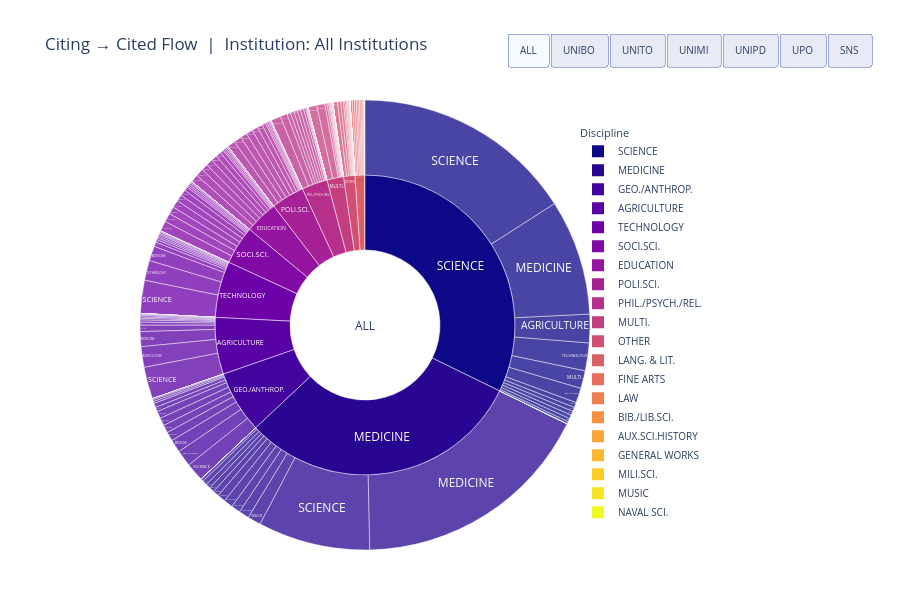

Here is the notebook cell this chart was saved with:
### Markdown cell above
### Proportion Sunburst Chart

This interactive chart provides a proportional overview of the citing→cited discipline structure for each institution. The **inner ring** represents the citing discipline; the **outer ring** shows which disciplines it cites. Click any inner segment to drill down into that discipline's citing breakdown, and click again to zoom back out.

Use the institution buttons to switch between institutions (default: all institutions combined).

> *Note: The Sunburst emphasises proportional structure. For directional flow volumes, see the Sankey Diagram below.*

### Code cell
import pandas as pd
import plotly.graph_objects as go
import plotly.colors
import plotly.offline

INST_ALL = ["ALL"] + INSTITUTIONS

# ── Plasma gradient colour map (fixed order: citation volume descending) ──────
# Ordered by overall citation volume so the gradient is perceptually consistent
# across institutions and matches the legend order in the stacked bar charts.
_disc_volume_order = (
    df_agg.groupby("citing_loc_label")["weight"].sum()
    .sort_values(ascending=False).index.tolist()
)
_n = len(_disc_volume_order)
_plasma_colors = plotly.colors.sample_colorscale(
    "Plasma", [i / max(_n - 1, 1) for i in range(_n)]
)
DISC_COLOR = {d: _plasma_colors[i] for i, d in enumerate(_disc_volume_order)}

def make_sunburst_data(inst):
    sub = df_agg.copy() if inst == "ALL" else df_agg[df_agg["institution"] == inst]
    sub = sub.groupby(["citing_loc_label", "cited_loc_label"])["weight"].sum().reset_index()
    citing_totals = (
        sub.groupby("citing_loc_label")["weight"].sum().reset_index()
        .rename(columns={"citing_loc_label": "label"})
        .sort_values("weight", ascending=True).reset_index(drop=True)
    )
    total = citing_totals["weight"].sum()
    citing_order = citing_totals["label"].tolist()
    ids, labels, parents, values, customdata, colors = [], [], [], [], [], []

    ids.append("root"); labels.append(inst); parents.append("")
    values.append(0);   customdata.append(""); colors.append("rgba(0,0,0,0)")

    for _, row in citing_totals.iterrows():
        c, w = row["label"], int(row["weight"])
        pct  = w / total * 100
        ids.append(f"citing__{c}"); labels.append(c); parents.append("root")
        values.append(0)
        customdata.append(f"<b>Institution: {inst}</b><br><b>Citing: {c}</b><br>Weight: {w:,}<br>Share: {pct:.1f}%")
        colors.append(DISC_COLOR.get(c, "#cccccc"))

    for citing in citing_order:
        citing_w = int(citing_totals.loc[citing_totals["label"] == citing, "weight"].values[0])
        for _, row in sub[sub["citing_loc_label"] == citing].sort_values("weight", ascending=True).iterrows():
            cited, w = row["cited_loc_label"], int(row["weight"])
            pct_citing = w / citing_w * 100
            pct_total  = w / total * 100
            ids.append(f"cited__{citing}__{cited}"); labels.append(cited)
            parents.append(f"citing__{citing}"); values.append(w)
            customdata.append(
                f"<b>Institution: {inst}</b><br><b>Citing: {citing}</b><br><b>Cited: {cited}</b><br>"
                f"Weight: {w:,}<br>Share of Citing: {pct_citing:.1f}%<br>Share of Total: {pct_total:.1f}%"
            )
            colors.append(DISC_COLOR.get(citing, "#cccccc"))
    return dict(ids=ids, labels=labels, parents=parents, values=values, customdata=customdata, colors=colors)

fig = go.Figure()

for i, inst in enumerate(INST_ALL):
    d = make_sunburst_data(inst)
    fig.add_trace(go.Sunburst(
        ids=d["ids"], labels=d["labels"], parents=d["parents"], values=d["values"],
        customdata=d["customdata"], hovertemplate="%{customdata}<extra></extra>",
        branchvalues="remainder", rotation=90, sort=False,
        insidetextorientation="horizontal", visible=(i == 0),
        leaf=dict(opacity=0.75),
        marker=dict(line=dict(width=0.5, color="white"), colors=d["colors"]),
    ))

n_sunburst = len(INST_ALL)
n_dummy    = len(DISC_COLOR)

for disc, color in DISC_COLOR.items():
    fig.add_trace(go.Scatter(
        x=[None], y=[None], mode="markers",
        marker=dict(size=10, color=color, symbol="square"),
        name=disc, showlegend=True, xaxis="x", yaxis="y",
    ))

buttons = []
for i, inst in enumerate(INST_ALL):
    visibility = [j == i for j in range(n_sunburst)] + [True] * n_dummy
    title_str  = f"Citing \u2192 Cited Flow  |  Institution: {'All Institutions' if inst == 'ALL' else inst}"
    buttons.append(dict(label=inst, method="update", args=[{"visible": visibility}, {"title": {"text": title_str}}]))

fig.update_layout(
    title=dict(text="Citing \u2192 Cited Flow  |  Institution: All Institutions"),
    updatemenus=[dict(
        type="buttons", direction="right",
        x=0.7, xanchor="left", y=1.15, yanchor="top",
        buttons=buttons, showactive=True,
        bgcolor="#E8EAF6", bordercolor="#9FA8DA", font=dict(size=10),
    )],
    showlegend=True,
    legend=dict(
        title=dict(text="Discipline", font=dict(size=11)),
        orientation="v", x=0.8, xanchor="left", y=0.5, yanchor="middle",
        font=dict(size=10), itemsizing="constant", bgcolor="rgba(0,0,0,0)",
    ),
    margin=dict(l=10, r=180, t=100, b=50), height=600,
    yaxis=dict(visible=False, fixedrange=True),
    xaxis=dict(visible=False, fixedrange=True),
    plot_bgcolor="rgba(0,0,0,0)",
)
plotly.offline.iplot(fig)

### Figure 1 — Plotly figure (JSON) as saved in the notebook; plotly's stock layout.template omitted (floating-point values rounded to 4 significant figures; data arrays with more than 128 entries replaced by an {"elided": "..."} marker saying what was removed)
{"data": [{"branchvalues": "remainder", "customdata": {"elided": "358 str values"}, "hovertemplate": "%{customdata}<extra></extra>", "ids": {"elided": "358 str values"}, "insidetextorientation": "horizontal", "labels": {"elided": "358 str values"}, "leaf": {"opacity": 0.75}, "marker": {"colors": {"elided": "358 str values"}, "line": {"color": "white", "width": 0.5}}, "parents": {"elided": "358 str values"}, "rotation": 90, "sort": false, "type": "sunburst", "values": {"elided": "358 int values"}, "visible": true}, {"branchvalues": "remainder", "customdata": {"elided": "345 str values"}, "hovertemplate": "%{customdata}<extra></extra>", "ids": {"elided": "345 str values"}, "insidetextorientation": "horizontal", "labels": {"elided": "345 str values"}, "leaf": {"opacity": 0.75}, "marker": {"colors": {"elided": "345 str values"}, "line": {"color": "white", "width": 0.5}}, "parents": {"elided": "345 str values"}, "rotation": 90, "sort": false, "type": "sunburst", "values": {"elided": "345 int values"}, "visible": false}, {"branchvalues": "remainder", "customdata": {"elided": "341 str values"}, "hovertemplate": "%{customdata}<extra></extra>", "ids": {"elided": "341 str values"}, "insidetextorientation": "horizontal", "labels": {"elided": "341 str values"}, "leaf": {"opacity": 0.75}, "marker": {"colors": {"elided": "341 str values"}, "line": {"color": "white", "width": 0.5}}, "parents": {"elided": "341 str values"}, "rotation": 90, "sort": false, "type": "sunburst", "values": {"elided": "341 int values"}, "visible": false}, {"branchvalues": "remainder", "customdata": {"elided": "346 str values"}, "hovertemplate": "%{customdata}<extra></extra>", "ids": {"elided": "346 str values"}, "insidetextorientation": "horizontal", "labels": {"elided": "346 str values"}, "leaf": {"opacity": 0.75}, "marker": {"colors": {"elided": "346 str values"}, "line": {"color": "white", "width": 0.5}}, "parents": {"elided": "346 str values"}, "rotation": 90, "sort": false, "type": "sunburst", "values": {"elided": "346 int values"}, "visible": false}, {"branchvalues": "remainder", "customdata": {"elided": "338 str values"}, "hovertemplate": "%{customdata}<extra></extra>", "ids": {"elided": "338 str values"}, "insidetextorientation": "horizontal", "labels": {"elided": "338 str values"}, "leaf": {"opacity": 0.75}, "marker": {"colors": {"elided": "338 str values"}, "line": {"color": "white", "width": 0.5}}, "parents": {"elided": "338 str values"}, "rotation": 90, "sort": false, "type": "sunburst", "values": {"elided": "338 int values"}, "visible": false}, {"branchvalues": "remainder", "customdata": {"elided": "284 str values"}, "hovertemplate": "%{customdata}<extra></extra>", "ids": {"elided": "284 str values"}, "insidetextorientation": "horizontal", "labels": {"elided": "284 str values"}, "leaf": {"opacity": 0.75}, "marker": {"colors": {"elided": "284 str values"}, "line": {"color": "white", "width": 0.5}}, "parents": {"elided": "284 str values"}, "rotation": 90, "sort": false, "type": "sunburst", "values": {"elided": "284 int values"}, "visible": false}, {"branchvalues": "remainder", "customdata": {"elided": "247 str values"}, "hovertemplate": "%{customdata}<extra></extra>", "ids": {"elided": "247 str values"}, "insidetextorientation": "horizontal", "labels": {"elided": "247 str values"}, "leaf": {"opacity": 0.75}, "marker": {"colors": {"elided": "247 str values"}, "line": {"color": "white", "width": 0.5}}, "parents": {"elided": "247 str values"}, "rotation": 90, "sort": false, "type": "sunburst", "values": {"elided": "247 int values"}, "visible": false}, {"marker": {"color": "rgb(13, 8, 135)", "size": 10, "symbol": "square"}, "mode": "markers", "name": "SCIENCE", "showlegend": true, "type": "scatter", "x": [null], "xaxis": "x", "y": [null], "yaxis": "y"}, {"marker": {"color": "rgb(40, 6, 146)", "size": 10, "symbol": "square"}, "mode": "markers", "name": "MEDICINE", "showlegend": true, "type": "scatter", "x": [null], "xaxis": "x", "y": [null], "yaxis": "y"}, {"marker": {"color": "rgb(67, 3, 158)", "size": 10, "symbol": "square"}, "mode": "markers", "name": "GEO./ANTHROP.", "showlegend": true, "type": "scatter", "x": [null], "xaxis": "x", "y": [null], "yaxis": "y"}, {"marker": {"color": "rgb(89, 2, 163)", "size": 10, "symbol": "square"}, "mode": "markers", "name": "AGRICULTURE", "showlegend": true, "type": "scatter", "x": [null], "xaxis": "x", "y": [null], "yaxis": "y"}, {"marker": {"color": "rgb(109, 1, 167)", "size": 10, "symbol": "square"}, "mode": "markers", "name": "TECHNOLOGY", "showlegend": true, "type": "scatter", "x": [null], "xaxis": "x", "y": [null], "yaxis": "y"}, {"marker": {"color": "rgb(129, 9, 164)", "size": 10, "symbol": "square"}, "mode": "markers", "name": "SOCI.SCI.", "showlegend": true, "type": "scatter", "x": [null], "xaxis": "x", "y": [null], "yaxis": "y"}, {"marker": {"color": "rgb(149, 20, 160)", "size": 10, "symbol": "square"}, "mode": "markers", "name": "EDUCATION", "showlegend": true, "type": "scatter", "x": [null], "xaxis": "x", "y": [null], "yaxis": "y"}, {"marker": {"color": "rgb(166, 33, 150)", "size": 10, "symbol": "square"}, "mode": "markers", "name": "POLI.SCI.", "showlegend": true, "type": "scatter", "x": [null], "xaxis": "x", "y": [null], "yaxis": "y"}, {"marker": {"color": "rgb(182, 48, 139)", "size": 10, "symbol": "square"}, "mode": "markers", "name": "PHIL./PSYCH./REL.", "showlegend": true, "type": "scatter", "x": [null], "xaxis": "x", "y": [null], "yaxis": "y"}, {"marker": {"color": "rgb(196, 63, 127)", "size": 10, "symbol": "square"}, "mode": "markers", "name": "MULTI.", "showlegend": true, "type": "scatter", "x": [null], "xaxis": "x", "y": [null], "yaxis": "y"}, {"marker": {"color": "rgb(209, 79, 114)", "size": 10, "symbol": "square"}, "mode": "markers", "name": "OTHER", "showlegend": true, "type": "scatter", "x": [null], "xaxis": "x", "y": [null], "yaxis": "y"}, {"marker": {"color": "rgb(220, 94, 102)", "size": 10, "symbol": "square"}, "mode": "markers", "name": "LANG. & LIT.", "showlegend": true, "type": "scatter", "x": [null], "xaxis": "x", "y": [null], "yaxis": "y"}, {"marker": {"color": "rgb(230, 110, 91)", "size": 10, "symbol": "square"}, "mode": "markers", "name": "FINE ARTS", "showlegend": true, "type": "scatter", "x": [null], "xaxis": "x", "y": [null], "yaxis": "y"}, {"marker": {"color": "rgb(239, 127, 79)", "size": 10, "symbol": "square"}, "mode": "markers", "name": "LAW", "showlegend": true, "type": "scatter", "x": [null], "xaxis": "x", "y": [null], "yaxis": "y"}, {"marker": {"color": "rgb(246, 145, 67)", "size": 10, "symbol": "square"}, "mode": "markers", "name": "BIB./LIB.SCI.", "showlegend": true, "type": "scatter", "x": [null], "xaxis": "x", "y": [null], "yaxis": "y"}, {"marker": {"color": "rgb(251, 164, 56)", "size": 10, "symbol": "square"}, "mode": "markers", "name": "AUX.SCI.HISTORY", "showlegend": true, "type": "scatter", "x": [null], "xaxis": "x", "y": [null], "yaxis": "y"}, {"marker": {"color": "rgb(252, 184, 46)", "size": 10, "symbol": "square"}, "mode": "markers", "name": "GENERAL WORKS", "showlegend": true, "type": "scatter", "x": [null], "xaxis": "x", "y": [null], "yaxis": "y"}, {"marker": {"color": "rgb(252, 204, 38)", "size": 10, "symbol": "square"}, "mode": "markers", "name": "MILI.SCI.", "showlegend": true, "type": "scatter", "x": [null], "xaxis": "x", "y": [null], "yaxis": "y"}, {"marker": {"color": "rgb(246, 227, 35)", "size": 10, "symbol": "square"}, "mode": "markers", "name": "MUSIC", "showlegend": true, "type": "scatter", "x": [null], "xaxis": "x", "y": [null], "yaxis": "y"}, {"marker": {"color": "rgb(240, 249, 33)", "size": 10, "symbol": "square"}, "mode": "markers", "name": "NAVAL SCI.", "showlegend": true, "type": "scatter", "x": [null], "xaxis": "x", "y": [null], "yaxis": "y"}], "layout": {"height": 600, "legend": {"bgcolor": "rgba(0,0,0,0)", "font": {"size": 10}, "itemsizing": "constant", "orientation": "v", "title": {"font": {"size": 11}, "text": "Discipline"}, "x": 0.8, "xanchor": "left", "y": 0.5, "yanchor": "middle"}, "margin": {"b": 50, "l": 10, "r": 180, "t": 100}, "plot_bgcolor": "rgba(0,0,0,0)", "showlegend": true, "title": {"text": "Citing → Cited Flow  |  Institution: All Institutions"}, "updatemenus": [{"bgcolor": "#E8EAF6", "bordercolor": "#9FA8DA", "buttons": [{"args": [{"visible": [true, false, false, false, false, false, false, true, true, true, true, true, true, true, true, true, true, true, true, true, true, true, true, true, true, true, true]}, {"title": {"text": "Citing → Cited Flow  |  Institution: All Institutions"}}], "label": "ALL", "method": "update"}, {"args": [{"visible": [false, true, false, false, false, false, false, true, true, true, true, true, true, true, true, true, true, true, true, true, true, true, true, true, true, true, true]}, {"title": {"text": "Citing → Cited Flow  |  Institution: UNIBO"}}], "label": "UNIBO", "method": "update"}, {"args": [{"visible": [false, false, true, false, false, false, false, true, true, true, true, true, true, true, true, true, true, true, true, true, true, true, true, true, true, true, true]}, {"title": {"text": "Citing → Cited Flow  |  Institution: UNITO"}}], "label": "UNITO", "method": "update"}, {"args": [{"visible": [false, false, false, true, false, false, false, true, true, true, true, true, true, true, true, true, true, true, true, true, true, true, true, true, true, true, true]}, {"title": {"text": "Citing → Cited Flow  |  Institution: UNIMI"}}], "label": "UNIMI", "method": "update"}, {"args": [{"visible": [false, false, false, false, true, false, false, true, true, true, true, true, true, true, true, true, true, true, true, true, true, true, true, true, true, true, true]}, {"title": {"text": "Citing → Cited Flow  |  Institution: UNIPD"}}], "label": "UNIPD", "method": "update"}, {"args": [{"visible": [false, false, false, false, false, true, false, true, true, true, true, true, true, true, true, true, true, true, true, true, true, true, true, true, true, true, true]}, {"title": {"text": "Citing → Cited Flow  |  Institution: UPO"}}], "label": "UPO", "method": "update"}, {"args": [{"visible": [false, false, false, false, false, false, true, true, true, true, true, true, true, true, true, true, true, true, true, true, true, true, true, true, true, true, true]}, {"title": {"text": "Citing → Cited Flow  |  Institution: SNS"}}], "label": "SNS", "method": "update"}], "direction": "right", "font": {"size": 10}, "showactive": true, "type": "buttons", "x": 0.7, "xanchor": "left", "y": 1.15, "yanchor": "top"}], "xaxis": {"fixedrange": true, "visible": false}, "yaxis": {"fixedrange": true, "visible": false}}}
